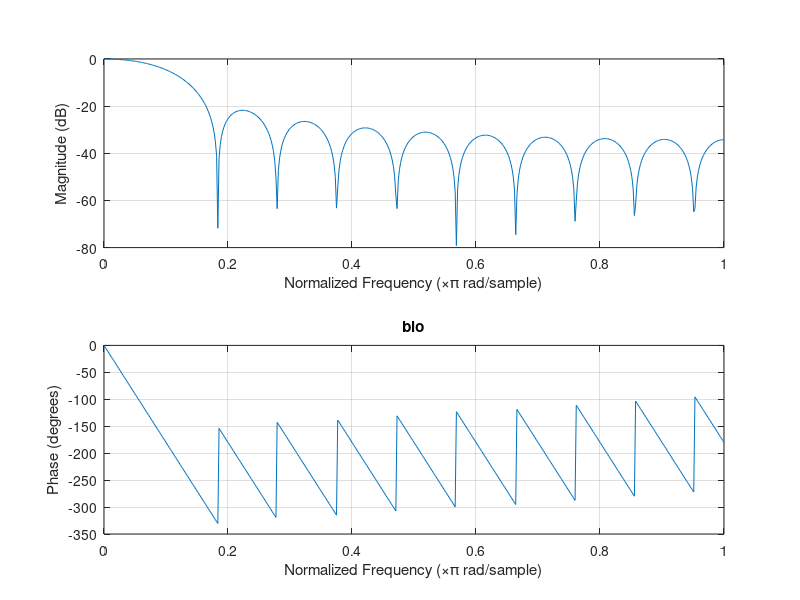
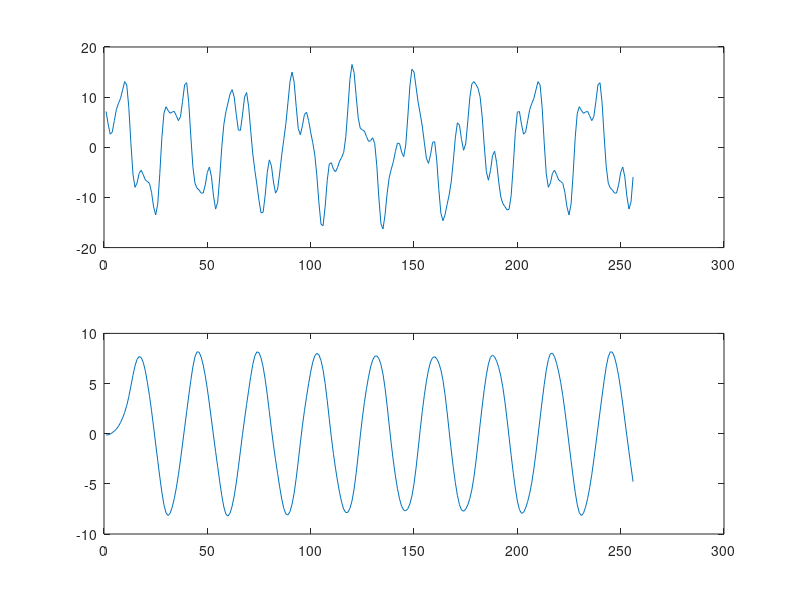

These charts were generated, in order, by the following MATLAB code:
clear;clc;
% data
SIZE = power(2, 8); % number of samples 256
sampleFreq = 200; % [hz] the larger the sampleFreq, the larger the filterLength should be
cutoff = 12; % hz
filterLength = 21; % value ~ sampleFreq
order = filterLength - 1;
        
data = zeros(1, SIZE); % sample in which time point
for i=1:SIZE
    t = i / sampleFreq;
    data(i) = 10 * sin(2 * pi * 7 * t) + 5 * cos(2 * pi * 20 * t) + 2 * cos(2 * pi * 35 * t);
end

%%
blo = fir1(order, cutoff / (sampleFreq/2), 'low',rectwin(order + 1));
figure;
freqz(blo); title('blo')
out = filter(blo, 1, data); % (coef of data, coef of output, data)

%% plot
figure;
subplot(2,1,1)
plot(data)

subplot(2,1,2)
plot(out)
